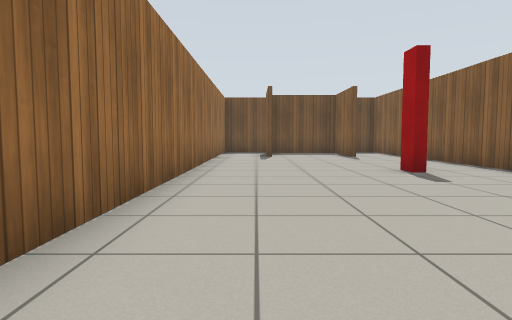
View 1 (above)

14 first-person views from a walk through a world built for the Gazebo simulator. The camera is 0.72 m above the floor, tilts 4° down and sees 75° across. Floor lines are 1 m apart. The floor is counted in squares, 1 m on a side. Each view is taken from the middle of a square. On the plan, view 1 faces up. The plan holds only what a view shows up to about 10 squares ahead; the rest is blank. Simple patterns stand in for the simulator's built-in surfaces.

View 2
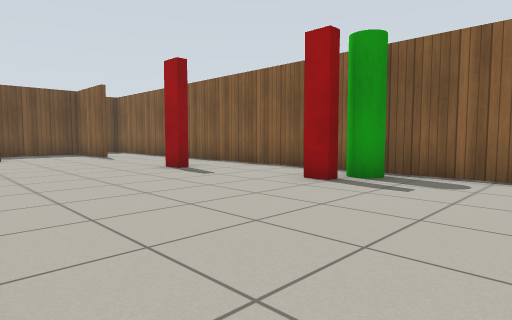

View 3
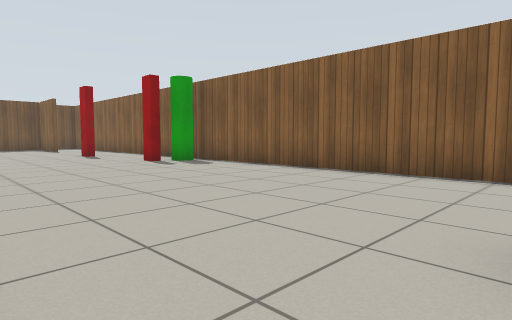

View 4
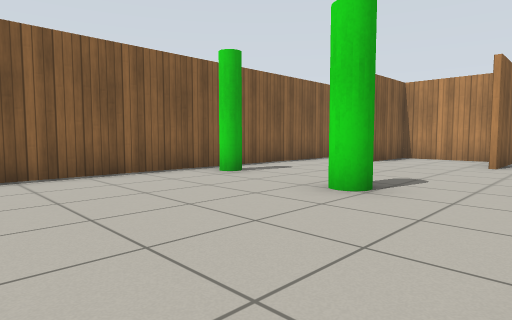

View 5
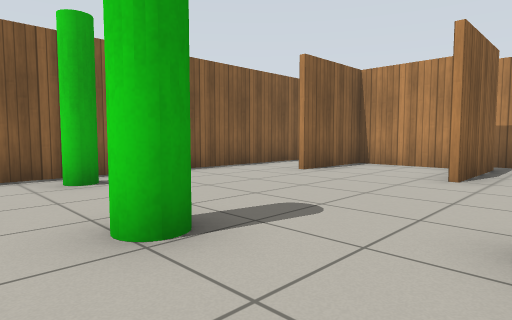

View 6
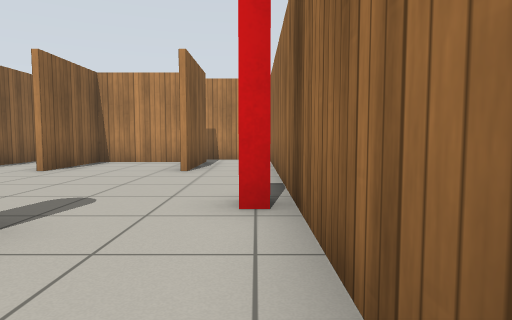

View 7
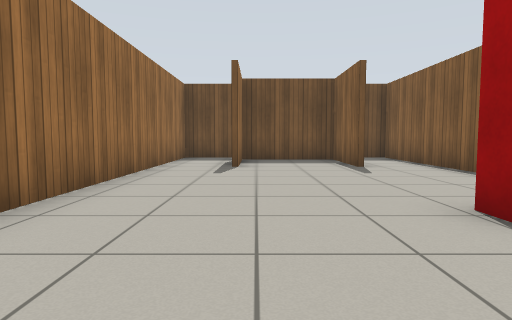

View 8
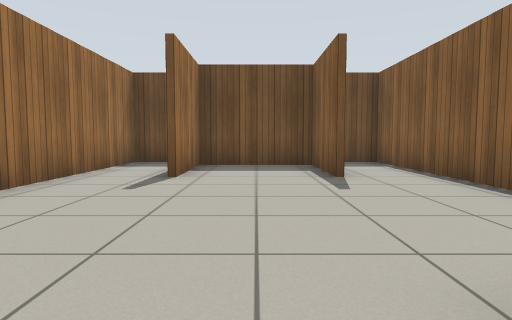

View 9
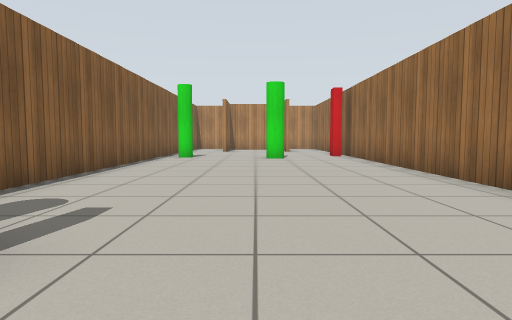

View 10
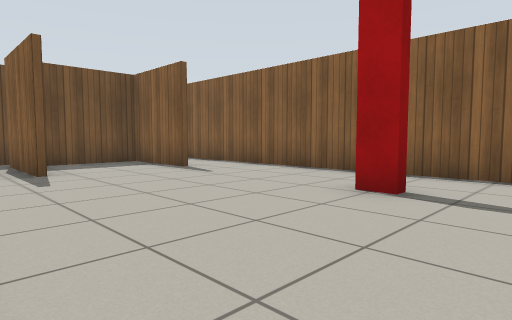

View 11
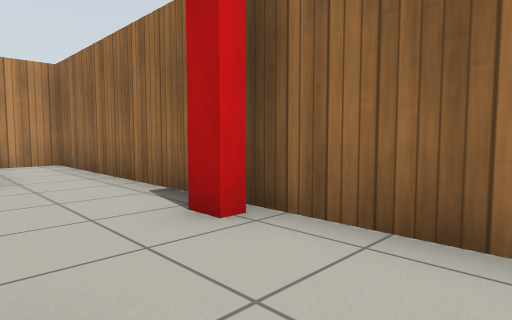

View 12
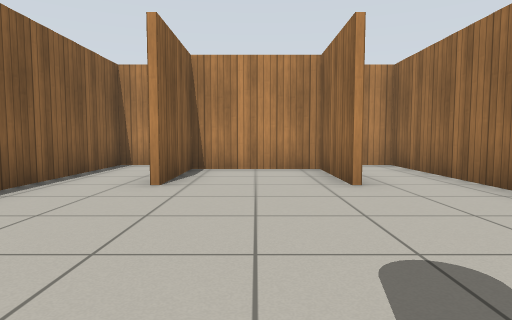

View 13
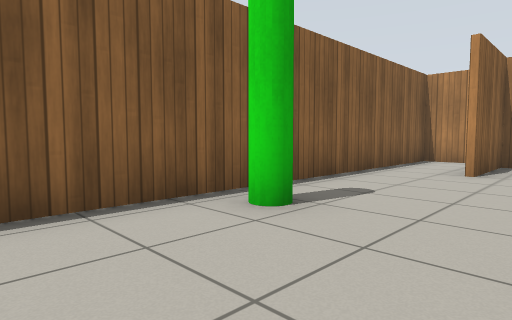

View 14
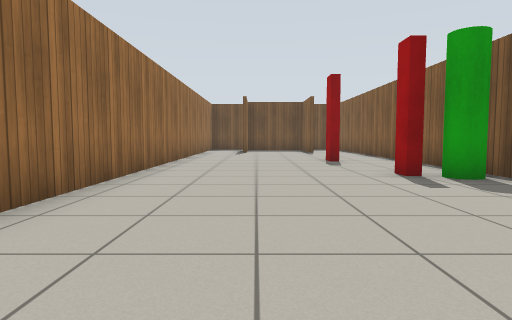

### Floor plan
Points are (right, up) in squares from view 1. A wall is a line through its corners. A room is listed if a view was taken in it or the views show most of it. See-through windows are left out.
Room 1 (views 1, 2, 3, 4, 5, 6, 7, 8, 9, 10, 11, 12, 13, 14)
walls: (0.6, -10.9) (0.6, -13.4) (3.4, -13.4) (3.4, -10.9); (3.4, 11.9) (3.4, 14.4) (0.6, 14.4) (0.6, 11.9); (0.4, 11.9) (0.4, 14.6); (0.4, -13.6) (0.4, -10.9); (4.2, -14.4) (5.4, -14.4) (5.4, 15.4) (4.5, 15.4); (-1.4, 14.4) (-1.4, -14.4) (0.6, -14.4)
ways out: opening at (-1, 15)
objects: red box (-1, -8); green pole (1, -6); red box (3, 7); green pole (4, -7); red box (4, 3); green cylinder (5, 3)

Positions as (right, up) in squares from view 1, and headings:
1: (0, 0), facing up
2: (-1, 0), facing up-right
3: (-1, -6), facing up-right
4: (-1, -2), facing down-right
5: (-1, -5), facing down-right
6: (-1, -4), facing down
7: (1, 4), facing up
8: (2, 6), facing up
9: (2, 5), facing down
10: (-1, 5), facing up-right
11: (1, -5), facing down-left
12: (2, -6), facing down
13: (2, -4), facing down-right
14: (1, -3), facing up
